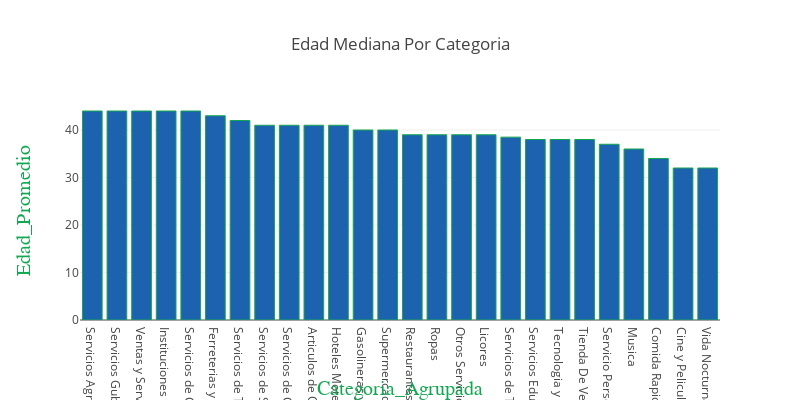

The notebook cell this image was saved under:
### Code cell
bar_plotly(dataframe=edad_mediana_por_categoria,dim="Categoria_Agrupada",value="Edad_Promedio"
           ,title="Edad Mediana Por Categoria",show_text=True)

### Figure 1 — Plotly figure (JSON) as saved in the notebook; plotly's stock layout.template omitted (floating-point values rounded to 4 significant figures)
{"data": [{"marker": {"color": "#1D62AE", "line": {"color": "#14A751", "width": 1}}, "type": "bar", "uid": "9608b9fd-a7e8-4930-9114-603d29a6ec56", "x": ["Servicios Agropecuarios", "Servicios Gubernamentales", "Ventas y Servicios de Equipos Electricos", "Instituciones Financieras y Aseguradoras", "Servicios de Construccion y Decoracion", "Ferreterias y Hogar", "Servicios de Transporte y Viajes", "Servicios de Salud, Belleza y Recreacion", "Servicios de Comunicacion, Internet y Telecable", "Articulos de Oficina", "Hoteles Moteles Resorts", "Gasolineras y Vehiculos", "Supermercados y Alimentos", "Restaurantes", "Ropas", "Otros Servicios", "Licores", "Servicios de Textiles e Imprenta", "Servicios Educativos", "Tecnologia y Software", "Tienda De Venta Especializada", "Servicio Personales (Deliveries, etc.)", "Musica", "Comida Rapida", "Cine y Peliculas", "Vida Nocturna"], "y": [44, 44, 44, 44, 44, 43, 42, 41, 41, 41, 41, 40, 40, 39, 39, 39, 39, 38.5, 38, 38, 38, 37, 36, 34, 32, 32]}], "layout": {"height": 400, "title": {"text": "Edad Mediana Por Categoria"}, "width": 800, "xaxis": {"showticklabels": true, "title": {"font": {"color": "#14A751", "family": "Myriad", "size": 20}, "text": "Categoria_Agrupada"}}, "yaxis": {"title": {"font": {"color": "#14A751", "family": "Myriad", "size": 20}, "text": "Edad_Promedio"}}}}
